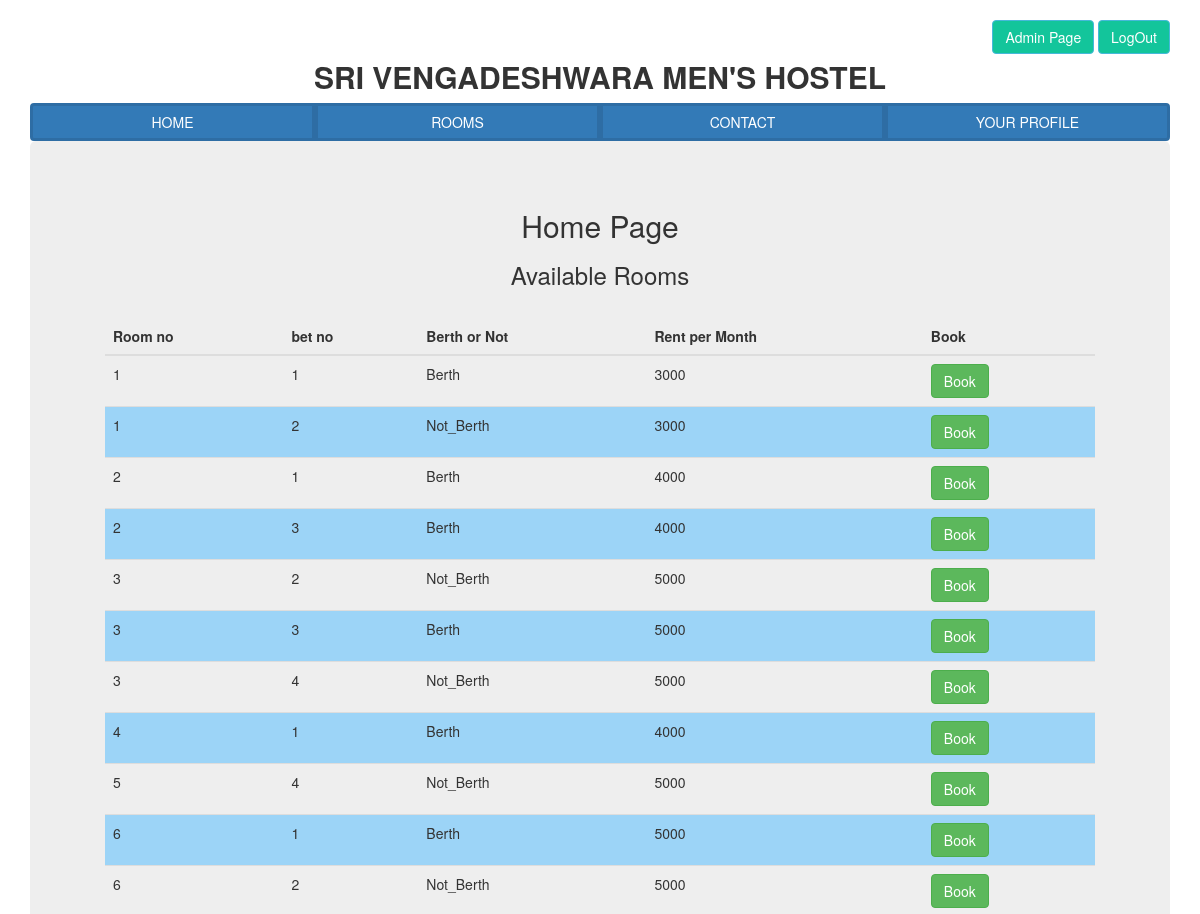
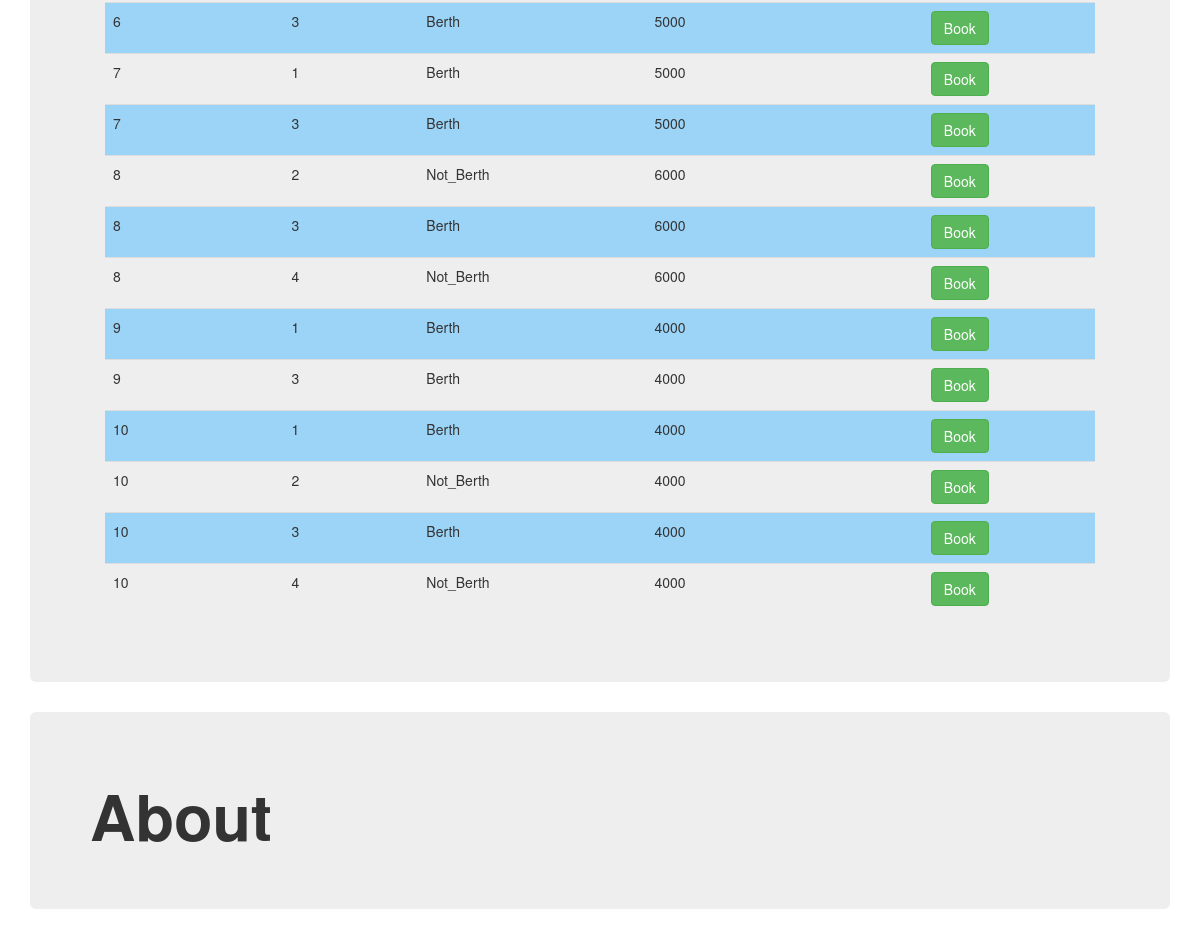
The page /home on the database its author committed (2 pictures, top to bottom).
### tables this page shows
CREATE TABLE hostel (id integer primary key autoincrement, Room_no integer, Bet_no integer, Berth_or_not text, Rent_per_Month integer, Available_or_not text);

### myenv/app.py (the view)
@app.route("/home")
def home():
    cur.execute("select * from hostel order by room_no asc")
    details = cur.fetchall()
    return render_template("home.html",details=details)

### myenv/templates/home.html (shortened to what this page needs)
<!DOCTYPE html>
<html lang="en">
<head>
    <link rel="stylesheet" href="{{ url_for('static', filename='style.css') }}">
    <link rel="stylesheet" href="https://maxcdn.bootstrapcdn.com/bootstrap/3.4.1/css/bootstrap.min.css">
</head>
<body>
    {% extends 'base.html' %}
    {% block content %}
      <div style="text-align: center;">
        <h2>Home Page</h2>
        <h3>Available Rooms</h3>
      </div><br>
        <div class="container">
            <table class="table">
              <thead>
                <tr>
                  <th>Room no</th>
                  <th>bet no</th>
                  <th>Berth or Not</th>
                  <th>Rent per Month</th>
                  <th>Book</th>
                </tr>
              </thead>
              <tbody>
                  {% for detail in details %}
                    {% if detail[5] == "Available" %}
                        <tr>
                        <td>{{detail[1]}}</td>
                        <td>{{detail[2]}}</td>
                        <td>{{detail[3]}}</td>
                        <td>{{detail[4]}}</td>
                        <td>
                          <button type="button" class="btn btn-success">Book</button>
                        </td>
                      </tr>
                    {% endif %}
                  {% endfor %}
              </tbody>
            </table>
        </div>
    {% endblock %}
    {% block footer %}
      <div class="jumbotron">
        <h1><b> About </b></h1>
      </div>
    {% endblock %}

### myenv/templates/base.html (shortened to what this page needs)
<!DOCTYPE html>
<html lang="en">
<head>
    <link rel="stylesheet" href="https://maxcdn.bootstrapcdn.com/bootstrap/3.4.1/css/bootstrap.min.css">
</head>
<body>
    <div class="container">
        <div>
            {% block header %}
                <div><br>
                    <form style="float:right">
                        <button type="submit" formaction="{{url_for('rooms_admin')}}" formmethod="GET" class="btn btn-info">Admin Page</button>
                        <button type="submit" formaction="{{url_for('logout_user')}}" formmethod="GET" class="btn btn-info">LogOut</button>
                    </form>
                </div><br>
                <div class="text-center">
                    <h2> <b> SRI VENGADESHWARA MEN'S HOSTEL </b> </h3>
                </div>
                <div class="btn-group btn-group-justified">
                    <a href="{{url_for('home')}}" class="btn btn-primary" style="border-width:3px;">HOME</a>
                    <a href="{{url_for('rooms')}}" class="btn btn-primary" style="border-width:3px;">ROOMS</a>
                    <a href="{{url_for('contact')}}" class="btn btn-primary" style="border-width:3px;">CONTACT</a>
                    <a href="{{url_for('your_profile')}}" class="btn btn-primary" style="border-width:3px;">YOUR PROFILE</a>
                </div>
            {% endblock %}
        </div>
        <div class="jumbotron">
            {% block content %}
            {% endblock %}
        </div>
        <div>
            {% block footer %}
            {% endblock %}
        </div>
</body>
</html>

### myenv/static/style.css (style rules this page uses)
body { font-family: Arial, sans-serif; margin: 20px; }
h1 { color: rgb(6, 6, 112); }
table { border-collapse: collapse; width: 80%; }
th, td { padding: 10px; text-align: left; }
tr:nth-child(even) { background-color: #9cd4f7; }
a { text-decoration: none; color: rgb(84, 219, 26); }
form button { padding: 5px; border: 1px solid black; }
form button:first-child { background-color: rgb(19, 197, 155); }
form button:nth-child(2) { background-color: rgb(19, 197, 155); }

### rows shown on the page
hostel: Room_no "1", Bet_no "1", Berth_or_not "Berth", Rent_per_Month "3000"
hostel: Room_no "1", Bet_no "2", Berth_or_not "Not_Berth", Rent_per_Month "3000"
hostel: Room_no "2", Bet_no "1", Berth_or_not "Berth", Rent_per_Month "4000"
hostel: Room_no "2", Bet_no "3", Berth_or_not "Berth", Rent_per_Month "4000"
hostel: Room_no "3", Bet_no "2", Berth_or_not "Not_Berth", Rent_per_Month "5000"
hostel: Room_no "3", Bet_no "3", Berth_or_not "Berth", Rent_per_Month "5000"
hostel: Room_no "3", Bet_no "4", Berth_or_not "Not_Berth", Rent_per_Month "5000"
hostel: Room_no "4", Bet_no "1", Berth_or_not "Berth", Rent_per_Month "4000"
hostel: Room_no "5", Bet_no "4", Berth_or_not "Not_Berth", Rent_per_Month "5000"
hostel: Room_no "6", Bet_no "1", Berth_or_not "Berth", Rent_per_Month "5000"
hostel: Room_no "6", Bet_no "2", Berth_or_not "Not_Berth", Rent_per_Month "5000"
hostel: Room_no "6", Bet_no "3", Berth_or_not "Berth", Rent_per_Month "5000"
hostel: Room_no "7", Bet_no "1", Berth_or_not "Berth", Rent_per_Month "5000"
hostel: Room_no "7", Bet_no "3", Berth_or_not "Berth", Rent_per_Month "5000"
hostel: Room_no "8", Bet_no "2", Berth_or_not "Not_Berth", Rent_per_Month "6000"
hostel: Room_no "8", Bet_no "3", Berth_or_not "Berth", Rent_per_Month "6000"
hostel: Room_no "8", Bet_no "4", Berth_or_not "Not_Berth", Rent_per_Month "6000"
hostel: Room_no "9", Bet_no "1", Berth_or_not "Berth", Rent_per_Month "4000"
hostel: Room_no "9", Bet_no "3", Berth_or_not "Berth", Rent_per_Month "4000"
hostel: Room_no "10", Bet_no "1", Berth_or_not "Berth", Rent_per_Month "4000"
hostel: Room_no "10", Bet_no "2", Berth_or_not "Not_Berth", Rent_per_Month "4000"
hostel: Room_no "10", Bet_no "3", Berth_or_not "Berth", Rent_per_Month "4000"
hostel: Room_no "10", Bet_no "4", Berth_or_not "Not_Berth", Rent_per_Month "4000"
